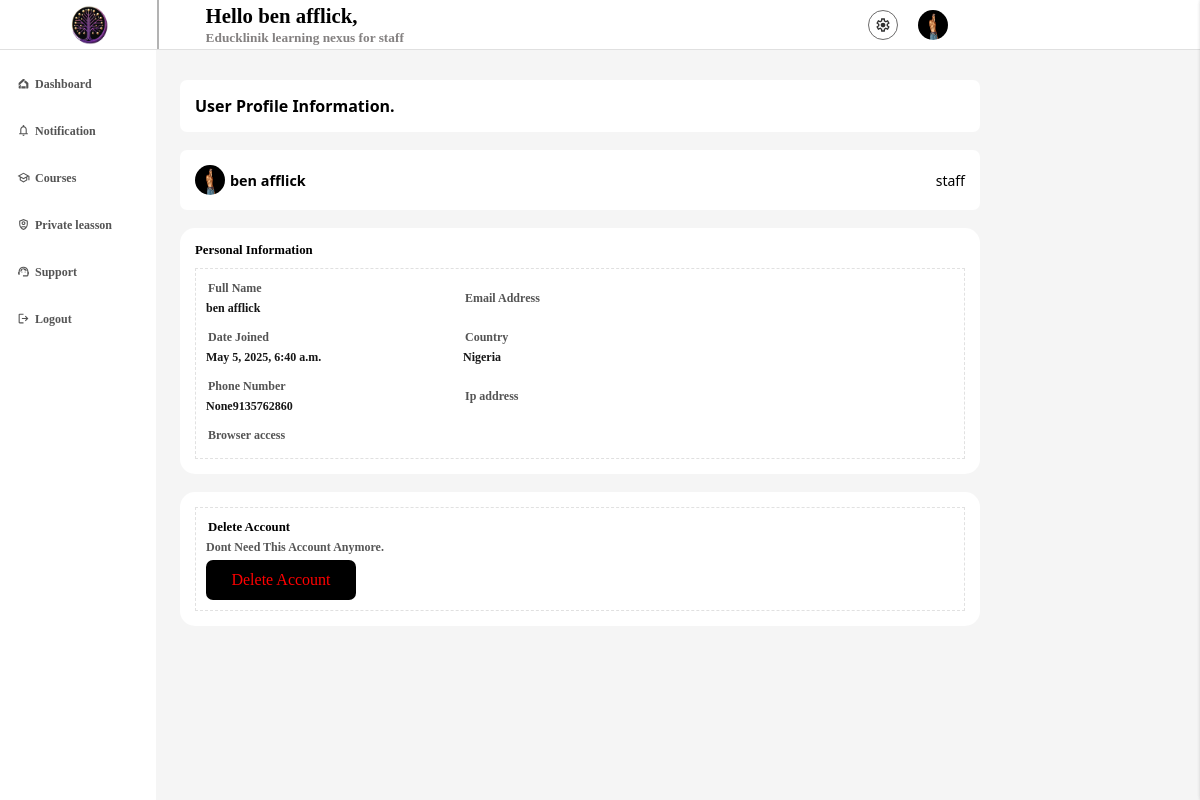
/user/profile/ (signed in), run on the app's committed database.
### eduklinikapp/models.py (models this page shows, shortened)
class profile(models.Model):
    acc_type = [
        ('Student','Student'),
        ('Admin','Admin'),
        ('staff', 'Staff'),
        ('Parent', 'Parent'),
    ]
    user = models.OneToOneField(User, verbose_name='user', on_delete= models.CASCADE)
    is_disabled = models.BooleanField('if this account is disabled', default=False)
    country = models.CharField('user country', null=False, blank=False, max_length=1000)
    Verified = models.BooleanField('if the user is verified', default=False)
    user_token = models.CharField('user token', null=True, blank=True, max_length=200, unique=True)
    phone_number = models.CharField('user mobile number', null=False, blank=False, max_length=50)
    is_edit = models.BooleanField('if the user have edited ', default=False)
    account_type = models.CharField('the account type', null=True, blank=False, max_length=200, choices=acc_type, default='General')
    not_count =  models.BigIntegerField('user notification  count', default=0)
    date_joined = models.DateTimeField('the date time account was created', default=timezone.now)
    ip_adress = models.GenericIPAddressField('user ip adress', null=True, blank=True)
    reset_code = models.CharField('user one time reset code', null=True, blank=True, max_length=100)
    c_code = models.CharField('user country code', null=True, blank=True, max_length=11)
    refer_code = models.CharField('user referial code', null=True, blank=True, unique=True, max_length=100)
    browser = models.CharField('user access browser', null=True, blank=True, max_length=100)
    qr_code = models.ImageField('user qrcode', null=True, blank=True, upload_to='qrcodes')
    cos_count = models.BigIntegerField('course count', default=0)
    quz_count = models.BigIntegerField('quiz counr', default=0)
    profile_pics = models.ForeignKey('pro_image', on_delete=models.CASCADE, null=True, blank=True)
    age = models.IntegerField('user age ', default=0)

class pro_image(models.Model):
    image = models.ImageField('user image', null=False, blank=False, upload_to='profile pics')
    is_edit = models.BooleanField('is edited', default=False)

### eduklinikapp/profille_view.py (the view)
# urls.py: path('user/profile/', profille_view.profile, name='user profile'),
def profile(request):
    if request.user.is_authenticated:
        user = request.user
        current_user = models.profile.objects.filter(user=user).first()
        user_cour = models.user_course.objects.filter(course_holder=current_user).order_by('-date')[:10]
        if current_user.acc_type == 'Admin':
            context = {
            'user': current_user,
            'pop_cur':user_cour,
            }
            return render(request, 'admin/profile.html', context=context)
        context = {
            'user': current_user,
            'pop_cur':user_cour,
        }
        return render(request, 'user/profile.html', context=context)
    else:
        return redirect('/user/login')

### template/user/profile.html (shortened to what this page needs)
{% extends 'base.html' %}
{% load static %}
{% block metadata %}
<link rel="stylesheet" href="{% static 'eduklinikapp/styles/dashboard.css' %}">
{% endblock %}
{% block content %}
{% include 'user/boards.html' %}
<section class="content">
    <section class="setting_head">
        <h4>
            User Profile Information.
        </h4>
    </section>
    <br>
    <section class="setting_head">
        <div class="user_main">
            <span>
                <img {% if user.profile_pics %} src="{{user.profile_pics.image.url}}" {% else %} src="{% static 'eduklinikapp/images/nouser.png' %}" {% endif %} alt="">
            </span>
            <div class="usermain_text">
                <h4>
                    {{user.user.first_name}}
                </h4>
            </div>
        </div>
        <div>
            <p class="n">
                {{user.account_type}}
            </p>
        </div>
    </section>
    <br>
    <section class="user_account_sect">
        <h4>
            Personal Information
        </h4>
        <article class="update_user">
            <div class="secter">
                <h4>Full Name</h4>
                <p>{{user.user.first_name}}</p>
            </div>
            <div class="secter">
                <h4>Email Address</h4>
            </div>
            <div class="secter">
                <h4>Date Joined</h4>
                <p>{{user.date_joined}}</p>
            </div>
            <div class="secter">
                <h4>Country</h4>
                <p>{{user.country}}</p>
            </div>
            <div class="secter">
                <h4>Phone Number</h4>
                <p>{{user.c_code}}{{user.phone_number}}</p>
            </div>
            <div class="secter">
                <h4>Ip address</h4>
            </div>
            <div class="secter">
                <h4>Browser access</h4>
            </div>
        </article>
    </section>
    <br>
    <section class="user_account_sect" style="min-height: 0px; display:block;">
        <article class="update_user" style="display: block;">
            <h2>
                Delete Account
            </h2>
            <p>
                Dont Need This Account Anymore.
            </p>
            <a href="/user/delete" class="del_btn">
                Delete Account
            </a>
        </article>
    </section>
    <br>
    <br>
</section>
{% endblock %}

### template/user/boards.html (shortened to what this page needs)
{% extends 'base.html' %}
{% load static %}
{% block content %}
<section class="head">
     <nav class="navagation">
        <div class="logo">
            <span class="img">
                <img src="{% static 'eduklinikapp/images/ed_logo.png' %}" alt="">
            </span>
        </div>
        <aside class="nav_link">
            <div class="user">
                <strong id="tex_port">
                   Hello {{user.user.first_name}},
                </strong> <br>
                <small>
                    Educklinik learning nexus for {{user.account_type}}
                </small>
            </div>
            <div class="user_links">
                <a href="/account/settings" class="setting">
                </a>
                <a href="/user/profile/" class="user_img">
                    <img {% if user.profile_pics %} src="{{user.profile_pics.image.url}}" {% else %} src="{% static 'eduklinikapp/images/nouser.png' %}" {% endif %} alt="">
                </a>
            </div>
        </aside>
     </nav>
</section>
<main class="main_sect">
    <section class="side_bar">
        <a href="/dashboard" class="link" id="home" style="color: #000; background-color: #0000004b;">
            <span>Dashboard</span>
        </a>
        <br>
        <a href="/notification/" class="link" id="acct">
            <span>Notification</span>
        </a>
        <br>
        <a href="/accout/course/" class="link" id="pay">
            <svg xmlns="http://www.w3.org/2000/svg" height="24px" viewBox="0 -960 960 960" width="24px" fill="currentcolor"><path d="M480-120 200-272v-240L40-600l440-240 440 240v320h-80v-276l-80 44v240L480-120Zm0-332 274-148-274-148-274 148 274 148Zm0 241 200-108v-151L480-360 280-470v151l200 108Zm0-241Zm0 90Zm0 0Z"/></svg>
            <span>Courses</span>
        </a>
        <br>
        <a href="/private_lesson/" id="trans" class="link">
            <span>Private leasson</span>
        </a>
        <br>
        <a href="/dashboard/proof-statements/" id="proof" class="link">
            <span>Support</span>
        </a>
        <br>
        <a href="/" id="proof" class="link">
            <svg xmlns="http://www.w3.org/2000/svg" height="24px" viewBox="0 -960 960 960" width="24px" fill="currentcolor"><path d="M200-120q-33 0-56.5-23.5T120-200v-560q0-33 23.5-56.5T200-840h280v80H200v560h280v80H200Zm440-160-55-58 102-102H360v-80h327L585-622l55-58 200 200-200 200Z"/></svg>
            <span>Logout</span>
        </a>
        <br>
    </main>
    </section>
    {% endblock %}

### eduklinikapp/static/eduklinikapp/styles/dashboard.css (style rules this page uses)
main { padding: 0px !important; padding-top: 0px !important; }
body { background-color: #f5f5f5 !important; }
.head { width: 100%; height: 50px; padding: 0px 20px; box-sizing: border-box; overflow: hidden; background-color: #ffff; position: fixed; border-bottom: 1px solid #4f4c4c2c; z-index: 500; top: 0px !important; }
.navagation { width: 80%; box-sizing: border-box; overflow: hidden; display: flex; align-items: center; height: 100%; justify-content: space-between; }
.logo { width: 15%; box-sizing: border-box; height: 100%; display: flex; align-items: center; justify-content: center; overflow: hidden; gap: 5px; border-right: 2px solid #54545471; }
.img { width: 40px; height: 40px; box-sizing: border-box; overflow: hidden; display: flex; align-items: center; overflow: hidden; justify-content: center; background-color: transparent; }
.img img { width: auto; height: 100%; box-sizing: border-box; min-width: 100%; }
.user { width: fit-content; box-sizing: border-box; height: fit-content; }
.user strong { font-size: 1.3rem; box-sizing: border-box; font-family: var(--font); }
.user small { font-family: var(--font); font-weight: 600; color: #423e3ea6; }
.nav_link { width: calc(100% - 20%); box-sizing: border-box; overflow: hidden; display: flex; align-items: center; justify-content: space-between; height: 100%; }
.user_links { width: fit-content; box-sizing: border-box; overflow: hidden; display: flex; align-items: center; justify-content: center; height: 100%; gap: 20px; }
.setting { color: #303030; display: flex; align-items: center; justify-content: center; text-align: none; border: 1px solid #494747cd; width: 30px; height: 30px; background-color: transparent; border-radius: 16px; }
.setting svg { width: 16px; height: 16px; }
.user_img { width: 30px; height: 30px; box-sizing: border-box; display: flex; align-items: center; justify-content: center; overflow: hidden; border-radius: 15px; }
.user_img img { width: auto; height: 100%; min-width: 100%; }
.main_sect { width: 100%; height: fit-content; box-sizing: border-box; overflow: hidden; min-height: 100vh; height: fit-content; }
.side_bar { width: 13%; height: 100vh; box-sizing: border-box; overflow: hidden; background-color: #fff; position: fixed; top: 50px; padding: 20px 10px; }
.link { padding: 7px; box-sizing: border-box; display: flex; width: 100%; height: fit-content; gap: 5px; text-decoration: none; font-size: 12px; align-items: flex-start; justify-content: flex-start; color: #303030d3; font-family: Cambria, Cochin, Georgia, Times, 'Times New Roman', serif; font-weight: 600; border-radius: 7px; }
.link svg { width: 13px; height: 13px; }
.content { position: absolute; width: 85%; box-sizing: border-box; float: right; display: block; padding-top: 5rem; height: fit-content; overflow-x: hidden; top: 0px; right: 0px; padding-right: 20px; }
.setting_head { width: 80%; box-sizing: border-box; padding: 15px; overflow: hidden; background-color: #fff; height: fit-content; border-radius: 7px; font-family: system-ui, -apple-system, BlinkMacSystemFont, 'Segoe UI', Roboto, Oxygen, Ubuntu, Cantarell, 'Open Sans', 'Helvetica Neue', sans-serif; }
.setting_head h4 { margin: 0px; box-sizing: border-box; overflow: hidden; font-size: 1rem; }
.user_account_sect { width: 80%; box-sizing: border-box; padding: 15px; overflow: hidden; background-color: #fff; height: fit-content; min-height: 200px; border-radius: 15px; }
.user_account_sect h4 { font-family: Cambria, Cochin, Georgia, Times, 'Times New Roman', serif; font-size: 0.80rem; box-sizing: border-box; color: #000; margin: 0px; margin-bottom: 10px; }
.secter { width: 250px; height: fit-content; box-sizing: border-box; overflow: hidden; font-family: Cambria, Cochin, Georgia, Times, 'Times New Roman', serif; }
.secter h4 { font-size: 0.75rem; box-sizing: border-box; margin: 2px; color: #3e3d3de1; }
.secter p { font-size: 13px; box-sizing: border-box; margin: 0px; color: #1c1c1c; font-weight: 600; }
.update_user { width: 100%; box-sizing: border-box; overflow: hidden; padding: 10px; border: 1px dashed #20202022; font-family: Cambria, Cochin, Georgia, Times, 'Times New Roman', serif; }
.update_user h2 { margin: 2px; box-sizing: border-box; font-size: 0.80rem; font-size: bold; }
.update_user p { font-size: 12px; margin: 5px 0px; box-sizing: border-box; font-weight: 600; color: #484848e9; }

### template/user/boards.html (style rules this page uses)
main { padding-top: 0px !important; }

### data on the page
profile: user.first_name "ben afflick", account_type "staff", profile_pics.image (picture), date_joined "May 5, 2025, 6:40 a.m.", country "Nigeria", c_code "None", phone_number "9135762860"
